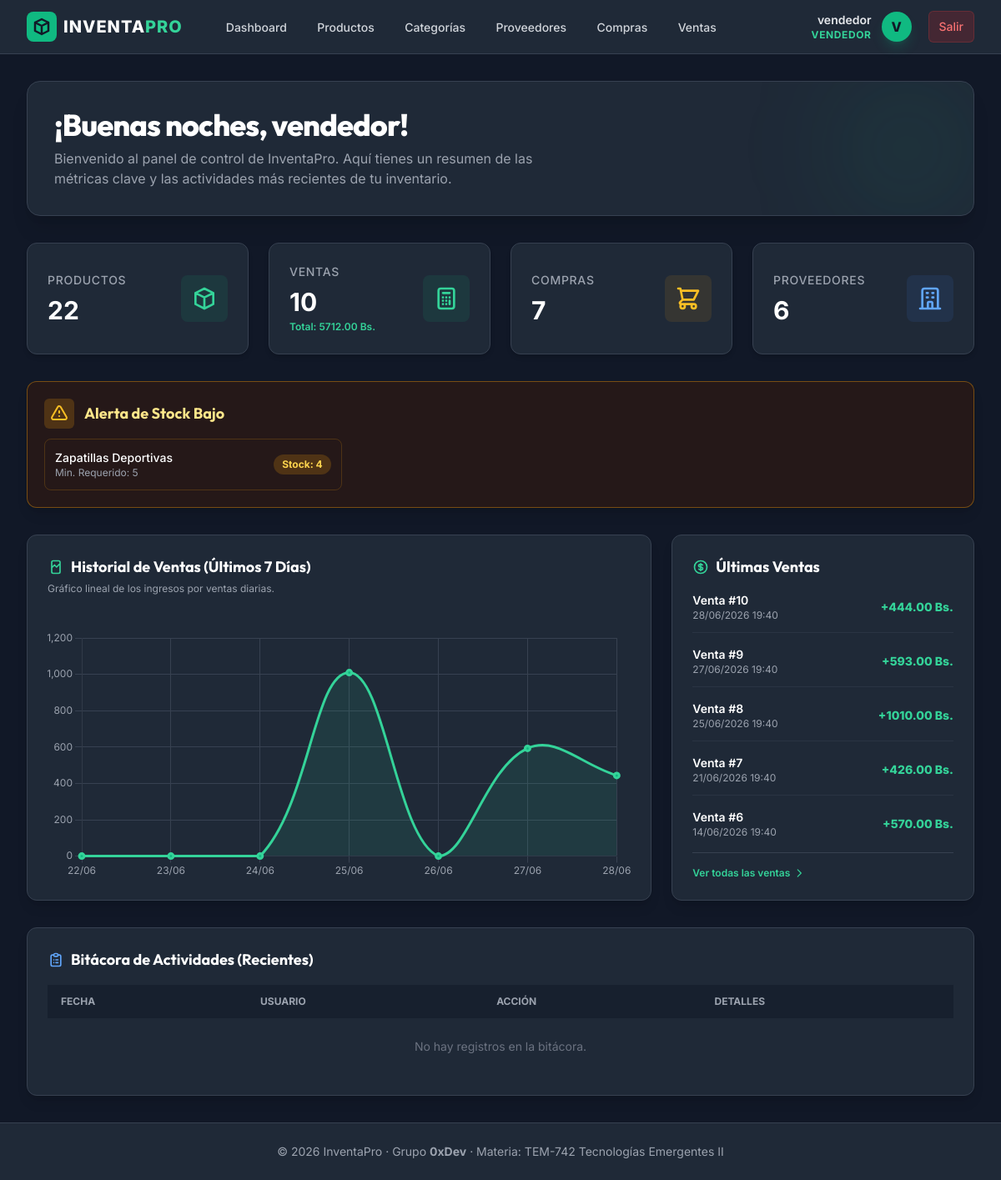
Page / (signed in) on the earlier database version.
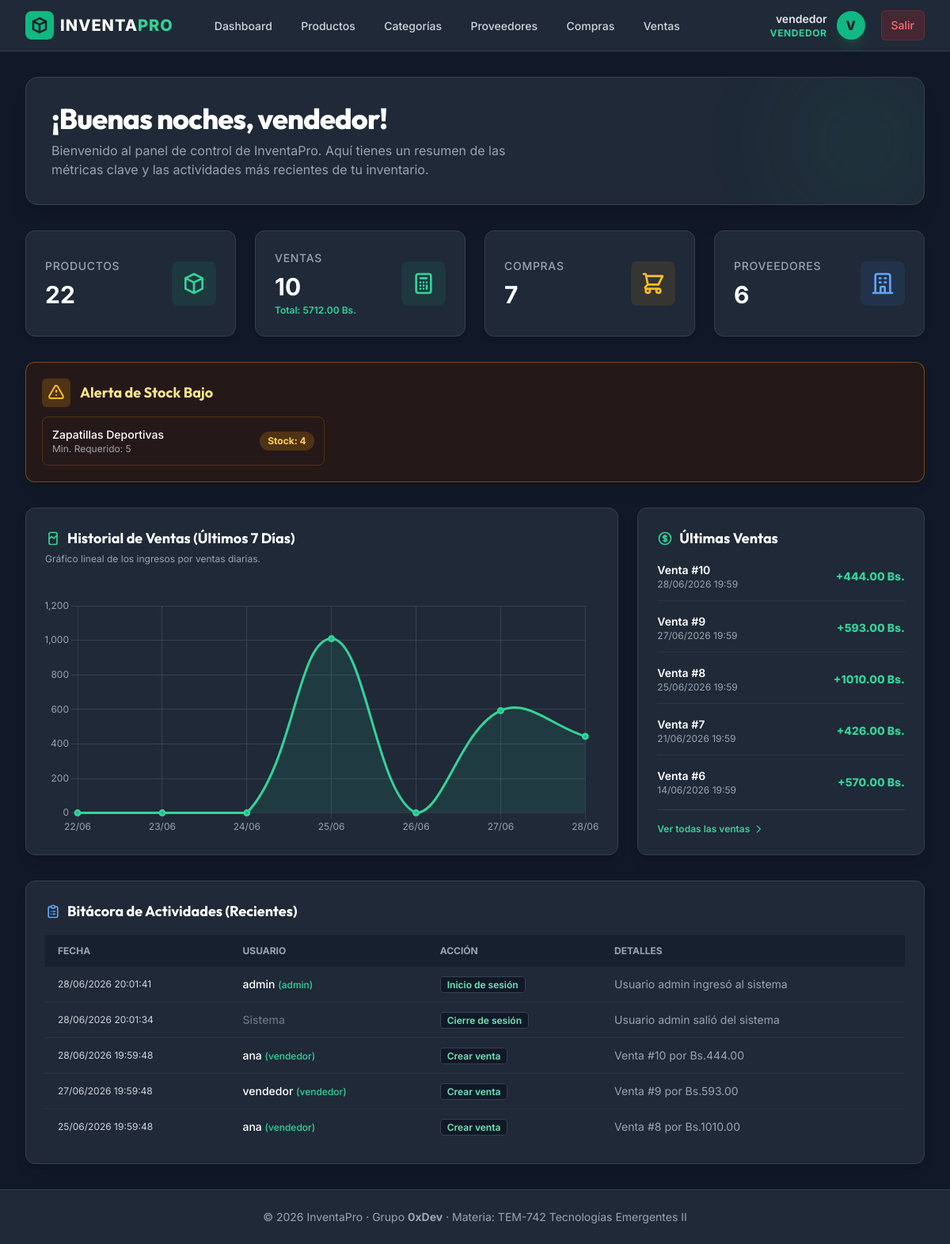
Same page on the later database version.
### apps/Productos/models.py (models this page shows, shortened)
class Producto(db.Model):
    __tablename__ = "productos"
    id = db.Column(db.Integer, primary_key=True)
    nombre = db.Column(db.String(150), nullable=False)
    descripcion = db.Column(db.String(255))
    precio = db.Column(db.Float, nullable=False)
    stock = db.Column(db.Integer, nullable=False, default=0)
    stock_minimo = db.Column(db.Integer, default=5)
    categoria_id = db.Column(db.Integer, db.ForeignKey("categorias.id"), nullable=False)
    categoria = db.relationship("Categoria", back_populates="productos")
    compra_items = db.relationship("CompraItem", back_populates="producto")
    venta_items = db.relationship("VentaItem", back_populates="producto")

### apps/Ventas/models.py (models this page shows, shortened)
class Venta(db.Model):
    __tablename__ = "ventas"
    id = db.Column(db.Integer, primary_key=True)
    fecha = db.Column(db.DateTime, default=datetime.utcnow, nullable=False)
    total = db.Column(db.Float, default=0.0)
    user_id = db.Column(db.Integer, db.ForeignKey("users.id"), nullable=False)
    usuario = db.relationship("User")
    items = db.relationship(
        "VentaItem", back_populates="venta", cascade="all, delete-orphan"
    )

### apps/models.py (models this page shows, shortened)
class Bitacora(db.Model):
    __tablename__ = "bitacora"
    id = db.Column(db.Integer, primary_key=True)
    fecha = db.Column(db.DateTime, default=datetime.utcnow, nullable=False)
    usuario_id = db.Column(db.Integer, db.ForeignKey("users.id"), nullable=True)
    accion = db.Column(db.String(100), nullable=False)
    detalles = db.Column(db.String(255), nullable=True)
    usuario = db.relationship("User", backref=db.backref("bitacoras", lazy=True))

class User(db.Model, UserMixin):
    __tablename__ = "users"
    id = db.Column(db.Integer, primary_key=True)
    username = db.Column(db.String(100), unique=True, nullable=False)
    email = db.Column(db.String(150), unique=True, nullable=False)
    password = db.Column(db.String(255), nullable=False)
    role = db.Column(db.String(20), default="vendedor")  # admin | almacenero | vendedor
    is_active_user = db.Column(db.Boolean, default=True)

### apps/core/routes.py (the view)
@bp_core.route("/")
@login_required
def index():
    productos_count = Producto.query.count()
    ventas_count = Venta.query.count()
    compras_count = Compra.query.count()
    proveedores_count = Proveedor.query.count()
    productos_bajos = Producto.query.filter(
        Producto.stock <= Producto.stock_minimo
    ).all()
    ultimas_ventas = Venta.query.order_by(Venta.fecha.desc()).limit(5).all()
    recientes_bitacora = (
        Bitacora.query.order_by(Bitacora.fecha.desc()).limit(5).all()
    )
    total_ventas = db.session.query(func.sum(Venta.total)).scalar() or 0
    hoy = datetime.utcnow().date()
    labels = []
    data_ventas = []
    for i in range(6, -1, -1):
        dia = hoy - timedelta(days=i)
        labels.append(dia.strftime("%d/%m"))
        total_dia = (
            db.session.query(func.sum(Venta.total))
            .filter(func.date(Venta.fecha) == dia)
            .scalar()
            or 0
        )
        data_ventas.append(float(total_dia))
    return render_template(
        "core/index.html",
        productos_count=productos_count,
        ventas_count=ventas_count,
        compras_count=compras_count,
        proveedores_count=proveedores_count,
        productos_bajos=productos_bajos,
        ultimas_ventas=ultimas_ventas,
        recientes_bitacora=recientes_bitacora,
        total_ventas=total_ventas,
        chart_labels=labels,
        chart_data=data_ventas,
    )

### apps/core/templates/core/index.html (shortened to what the changed rows need)
{% extends "base.html" %}
{% block content %}
<div class="space-y-8">
    <div class="bg-gray-800 rounded-2xl border border-gray-700 p-6 sm:p-8 relative overflow-hidden shadow-xl">
        <div class="relative z-10">
            <h1 class="text-3xl sm:text-4xl font-extrabold text-white tracking-tight" id="saludo-text">
            </h1>
        </div>
    </div>
    {% if productos_bajos %}
    <div class="bg-amber-950/40 border border-amber-500/40 rounded-xl p-4 sm:p-5 shadow-lg">
        <div class="grid grid-cols-1 sm:grid-cols-2 md:grid-cols-3 gap-3">
            {% for prod in productos_bajos %}
            <div class="bg-gray-850 border border-amber-500/20 rounded-lg p-3 flex justify-between items-center">
                <div>
                    <p class="font-medium text-white text-sm">{{ prod.nombre }}</p>
                    <p class="text-xs text-gray-400">Min. Requerido: {{ prod.stock_minimo }}</p>
                </div>
                <span class="px-2.5 py-1 text-xs font-bold bg-amber-500/20 text-amber-300 rounded-full">
                    Stock: {{ prod.stock }}
                </span>
            </div>
            {% endfor %}
        </div>
    </div>
    {% endif %}
    <div class="grid grid-cols-1 lg:grid-cols-3 gap-6">
        <div class="bg-gray-800 rounded-xl border border-gray-700 p-6 shadow-lg flex flex-col justify-between">
            <div>
                <div class="space-y-4">
                    {% for venta in ultimas_ventas %}
                    <div class="flex items-center justify-between border-b border-gray-700/50 pb-3 last:border-0 last:pb-0">
                        <div>
                            <p class="text-sm font-semibold text-white">Venta #{{ venta.id }}</p>
                            <p class="text-xs text-gray-400">{{ venta.fecha.strftime('%d/%m/%Y %H:%M') }}</p>
                        </div>
                        <span class="text-sm font-extrabold text-emerald-400">
                            +{{ "%.2f"|format(venta.total) }} Bs.
                        </span>
                    </div>
                    {% else %}
                    <p class="text-sm text-gray-500 text-center py-6">No hay ventas registradas aún.</p>
                    {% endfor %}
                </div>
            </div>
        </div>
    </div>
    <div class="bg-gray-800 rounded-xl border border-gray-700 p-6 shadow-lg">
        <div class="overflow-x-auto">
            <table class="w-full text-sm text-left text-gray-300">
                <thead class="bg-gray-900/50 text-gray-400 uppercase text-xs">
                    <tr>
                        <th class="px-4 py-3">Fecha</th>
                        <th class="px-4 py-3">Usuario</th>
                        <th class="px-4 py-3">Acción</th>
                        <th class="px-4 py-3">Detalles</th>
                    </tr>
                </thead>
                <tbody class="divide-y divide-gray-700/50">
                    {% for log in recientes_bitacora %}
                    <tr class="hover:bg-gray-750/30 transition">
                        <td class="px-4 py-3 text-xs whitespace-nowrap text-gray-450">{{ log.fecha.strftime('%d/%m/%Y %H:%M:%S') }}</td>
                        <td class="px-4 py-3 whitespace-nowrap font-medium text-white">
                            {% if log.usuario %}
                                {{ log.usuario.username }} <span class="text-xs text-brand-400">({{ log.usuario.role }})</span>
                            {% else %}
                                <span class="text-gray-500">Sistema</span>
                            {% endif %}
                        </td>
                        <td class="px-4 py-3 whitespace-nowrap">
                            <span class="px-2 py-0.5 text-xs font-semibold rounded bg-gray-900 border border-gray-700 text-brand-300">{{ log.accion }}</span>
                        </td>
                        <td class="px-4 py-3 text-gray-400">{{ log.detalles or '' }}</td>
                    </tr>
                    {% else %}
                    <tr>
                        <td colspan="4" class="px-4 py-6 text-center text-gray-500">No hay registros en la bitácora.</td>
                    </tr>
                    {% endfor %}
                </tbody>
            </table>
        </div>
    </div>
</div>
<script>
    // Saludo Dinámico según la hora del día
    document.addEventListener("DOMContentLoaded", function() {
        const hora = new Date().getHours();
        let saludo = "¡Hola, {{ current_user.username }}!";
        if (hora >= 6 && hora < 12) {
            saludo = "¡Buenos días, {{ current_user.username }}!";
        } else if (hora >= 12 && hora < 19) {
            saludo = "¡Buenas tardes, {{ current_user.username }}!";
        } else {
            saludo = "¡Buenas noches, {{ current_user.username }}!";
        }
        document.getElementById("saludo-text").innerText = saludo;
        // Render Chart.js
        const ctx = document.getElementById('ventasChart').getContext('2d');
        new Chart(ctx, {
            type: 'line',
            data: {
                labels: {{ chart_labels | tojson }},
                datasets: [{
                    label: 'Ventas (Bs.)',
                    data: {{ chart_data | tojson }},
                    borderColor: '#34d399',
                    backgroundColor: 'rgba(52, 211, 153, 0.1)',
                    borderWidth: 3,
                    tension: 0.4,
                    fill: true,
                    pointBackgroundColor: '#10b981',
                    pointBorderColor: '#34d399',
                    pointHoverRadius: 6,
                }]
            },
            options: {
                responsive: true,
                maintainAspectRatio: false,
                plugins: {
                    legend: {
                        display: false
                    }
                },
                scales: {
                    x: {
                        ticks: { color: '#9ca3af', font: { family: 'Inter' } },
                        grid: { color: '#374151', drawOnChartArea: true }
                    },
                    y: {
                        ticks: { color: '#9ca3af', font: { family: 'Inter' } },
                        grid: { color: '#374151', drawOnChartArea: true }
                    }
                }
            }
        });
    });
</script>
{% endblock %}

Differences in the rows shown:
changed Venta id 10: fecha "28/06/2026 19:40" → "28/06/2026 19:59"
changed Venta id 9: fecha "27/06/2026 19:40" → "27/06/2026 19:59"
changed Venta id 8: fecha "25/06/2026 19:40" → "25/06/2026 19:59"
changed Venta id 7: fecha "21/06/2026 19:40" → "21/06/2026 19:59"
changed Venta id 6: fecha "14/06/2026 19:40" → "14/06/2026 19:59"
added Bitacora: fecha "28/06/2026 20:01:41", usuario.username "admin", usuario.role "admin", accion "Inicio de sesión", detalles "Usuario admin ingresó al sistema"
added Bitacora: fecha "28/06/2026 20:01:34", shows "Sistema", accion "Cierre de sesión", detalles "Usuario admin salió del sistema"
added Bitacora: fecha "28/06/2026 19:59:48", usuario.username "ana", usuario.role "vendedor", accion "Crear venta", detalles "Venta #10 por Bs.444.00"
added Bitacora: fecha "27/06/2026 19:59:48", usuario.username "vendedor", usuario.role "vendedor", accion "Crear venta", detalles "Venta #9 por Bs.593.00"
added Bitacora: fecha "25/06/2026 19:59:48", usuario.username "ana", usuario.role "vendedor", accion "Crear venta", detalles "Venta #8 por Bs.1010.00"
Other differences:
text no longer shown: "No hay registros en la bitácora."
